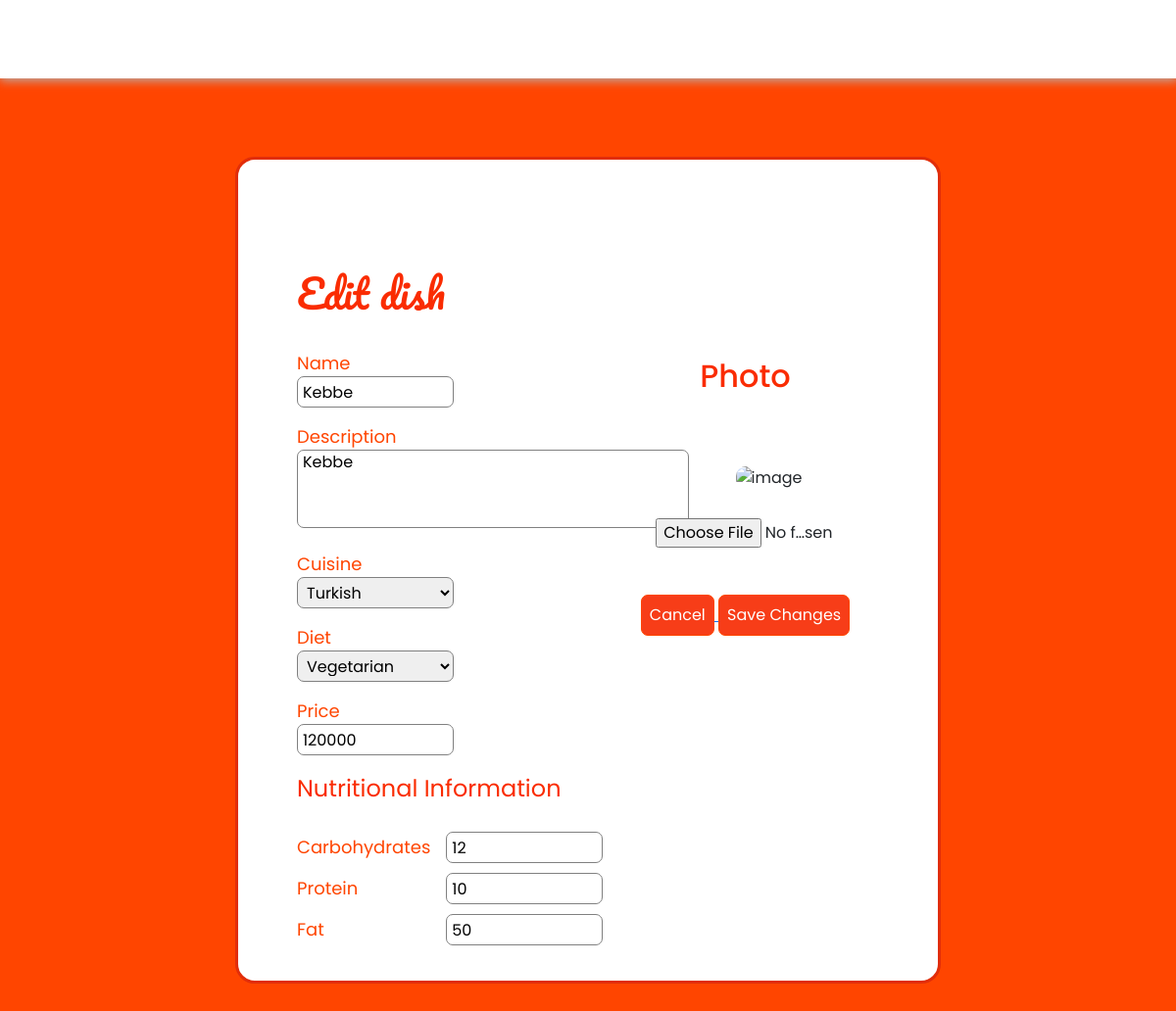
Screenshot of /editing.php?dishid=33 (signed in) with the database file from the repository.
### tables this page shows
CREATE TABLE `dishes` (
  `name` varchar(100) NOT NULL,
  `description` varchar(100) NOT NULL,
  `cuisine` varchar(100) NOT NULL,
  `diet` varchar(100) NOT NULL,
  `price` int(11) NOT NULL,
  `carbohydrates` int(11) NOT NULL,
  `protein` int(11) NOT NULL,
  `fat` int(11) NOT NULL,
  `id` int(11) NOT NULL,
  `image` varchar(100) NOT NULL,
  `chefid` varchar(100) NOT NULL
);

### editing.php (the view, shortened to what this page needs)
<?php
    require_once("config.php");
?>
<!DOCTYPE html>
<html lang="en">
  <head>
    <link
      href="https://cdn.jsdelivr.net/npm/bootstrap@5.2.2/dist/css/bootstrap.min.css"
      rel="stylesheet"
    />
    <link
      rel="stylesheet"
      href="https://cdnjs.cloudflare.com/ajax/libs/font-awesome/6.2.0/css/all.min.css"
    />
    <link rel="stylesheet" href="posting.css" />
    <link rel="stylesheet" href="navbar.css" />
    <link rel="stylesheet" href="footer.css" />
  </head>
  <body>
          <nav id="header">
      </nav>
      <?php
  $id = $_GET['dishid'];
  $sql = "SELECT * FROM dishes WHERE id = $id";
  $query = $db->prepare($sql);
  $query->execute();
  $result = $query->fetchAll(PDO::FETCH_OBJ);
  $dishname = $result[0]->name;
  $dishprice = $result[0]->price;
  $dishdescription = $result[0]->description;
  $dishimage = $result[0]->image;
  $dishdiet = $result[0]->diet;
  $dishcuisine = $result[0]->cuisine;
  $dishprotein = $result[0]->protein;
  $dishcarbohydrates = $result[0]->carbohydrates;
  $dishfat = $result[0]->fat;
  ?>
    <div class="maincontainer">
      <div class="container">
        <div class="row w-100">
          <h1
            align-text="left"
            style="color: #fa2c02; font-family: 'Pacifico', sans-serif"
            class="pt-4 ms-5 mt-5"
          >
            Edit dish
          </h1>
          <div class="col-lg col-sm-12">
            <form action = "process_edit.php" method="POST" enctype="multipart/form-data">
            <div class="row">
            <div class="col-xl-6 col-xs-12">
              <div class="input-container ps-5 my-3">
                <label for="name">Name</label><br />
                <input type="text" id="name" name="name" value="<?php echo $dishname ?>" /><br />
              </div>
              <div class="input-container ps-5 my-3">
                <label for="desc">Description</label><br />
                <textarea type="text" id="desc" name="desc" placeholder=""><?php echo $dishdescription ?></textarea><br />
              </div>
              <div class="input-container ps-5 my-3">
                <label for="cuisine">Cuisine</label><br />
                <select id="cuisine" name="cuisine">
                  <option value="turkish" <?php echo ($dishcuisine == "turkish")?"selected":""; ?>>Turkish</option>
  </select>
                <br />
              </div>
              <div class="input-container ps-5 my-3">
                <label for="diet">Diet</label><br />
                <select id="diet" name="diet">
                  <option value="vegetarian" <?php echo ($dishdiet == "vegetarian")?"selected":""; ?>>Vegetarian</option>
                </select>
                <br />
              </div>
              <div class="input-container ps-5 my-3">
                <label for="price">Price</label><br />
                <input type="number" id="price" name="price" value="<?php echo $dishprice ?>"/><br />
              </div>
              <div class="input-container ps-5 my-3">
                <div class="my-3" style="font-size: x-large; color: #fa2c02">
                  Nutritional Information
                </div>
                <p>
                  <label for="carbs" class="pe-3">Carbohydrates</label>
                  <input type="number" id="carbs" name="carbs" value="<?php echo $dishcarbohydrates ?>"/><br />
                </p>
                <p>
                  <label for="protein">Protein</label>
                  <input type="number" id="protein" name="protein" value="<?php echo $dishprotein ?>"/><br />
                </p>
                <p>
                  <label for="fat">Fat</label>
                  <input type="number" id="fat" name="fat" value="<?php echo $dishfat ?>" /><br />
                </p>
              </div>
  </div>
            <div class="col-xl-6 col-xs-12">
            <div class="col-lg col-sm-12 text-sm-center">
            <div class="w-100">
              <h2 class="py-4" style="color: #fa2c02">Photo</h2>
              <div class="imagecontainer mt-5 ms-5" id="imagecontainer">
                  <img src="ImageUploads/<?php echo $dishimage ?>" alt="image" id="image" class="image" style="object-fit:contain; max-width: 100%; max-height:100%; border-radius: 10px; width:300px;"/>
                </div>
                <input type="file" name="image" class="photo-file" id="image_input"/>
              <div class="container-fluid">
                <div class="mt-5 text-center">
                  <a href="account.php">
                  <button class="clear-btn">
                    Cancel
                  </button>
              </a>
                  <button name='submit' class="post-btn" type="submit">Save Changes</button>
                </div>
              </div>
            </div>
            </div>
            </div>
            </div>
            </form>
          </div>
        </div>
      </div>
    </div>
  </body>
</html>

### posting.css (style rules this page uses)
* { font-family: "Poppins", sans-serif; }
body { overflow-x: hidden; background-color: orangered; }
.maincontainer { background: white; width: 60vw; height: auto; display: flex; flex-direction: column; justify-content: center; margin: auto; margin-top: 20vh; border-radius: 20px; margin-bottom: 10vh; border: 3px solid #e12d09; }
input, textarea, select { height: 2rem; width: 10rem; border: 1px solid gray; border-radius: 7px; text-indent: 5px; }
textarea { height: 5rem; width: 25rem; }
form { display: table; border-collapse: separate; border-spacing: 0 10px; margin: 0; padding: 0; }
p { display: table-row; }
p > label, p > input { display: table-cell; }
.container { border-radius: 7px; margin-top: 5vh; }
.input-container { text-align: left; }
label { font-size: large; color: orangered; }
.post-btn { color: white; background-color: #f73d18; border: 1px solid orangered; padding: 0.5em; border-radius: 7px; }
.clear-btn { color: white; background-color: #f73d18; border: 1px solid orangered; padding: 0.5em; border-radius: 7px; }
.photo-file { width: 60%; height: 100%; border: none; margin-top: 5px; }

### navbar.css (style rules this page uses)
* { padding: 0; margin: 0; text-decoration: none; list-style: none; box-sizing: border-box; }
nav { background: white; height: 80px; width: 100%; position: sticky; box-shadow: 1px 1px 10px 1px rgb(182, 182, 182); z-index: 999; position: fixed; top: 0; }

### footer.css (style rules this page uses)
* { padding: 0; margin: 0; text-decoration: none; list-style: none; box-sizing: border-box; }
p, span, address, h2, .footer a { text-decoration: none; font-family: "Poppins", sans-serif; }

### rows the page displays
dishes: name "Kebbe", desc "Kebbe", cuisine "Turkish", diet "Vegetarian", price "120000", carbs "12", protein "10", fat "50"
